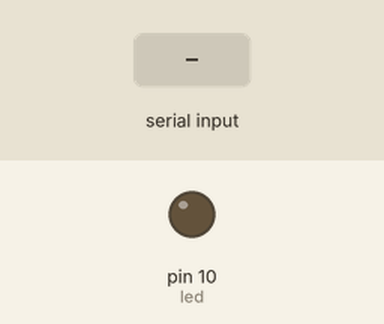
Recording of a sketch running on a simulated Arduino Uno, built with avr-gcc and run on an emulated ATmega328P. On the bench: output pins drawn as LEDs (lit = HIGH). Dashed ring = blinking. The test bench sets the inputs (shaded band). What the sketch prints to the serial monitor is not drawn.

Above: at 0.9 s.
1.0 s: "90,45\n" received over Serial
At 1.22 s:
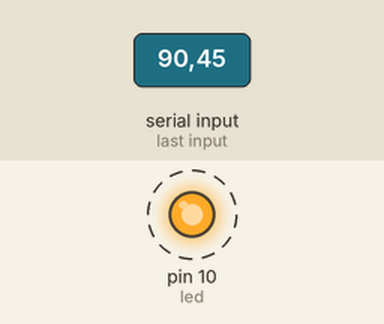
Timing chart, 0 to 10.0 s (numbered marks = the images above; inputs shaded):
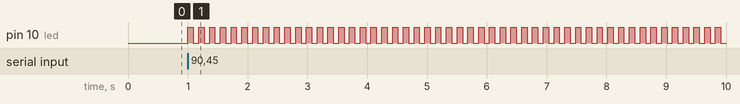

Measured:
- after the input at 1.0 s, pin 10 (led): alternates HIGH for 0.09 s and LOW for 0.09 s, starting at once

The sketch:

serialmonitor.ino
```cpp
int x;
int led = 10;
void setup() {
  pinMode(10,OUTPUT);
  Serial.begin(9600);
  Serial.print("Enter Value of Delay in ms:");
  while (Serial.available() == 0){;}
  x = Serial.parseInt();
}
void loop() {
  digitalWrite(led,1);
  delay(x);
  digitalWrite(led,0);
  delay(x);
}
```
